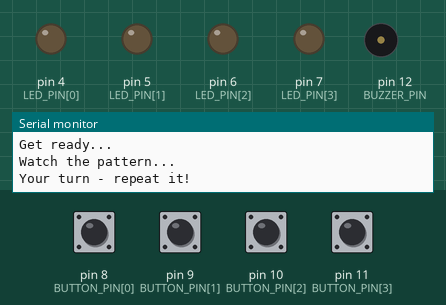
Bench run of a sketch on a simulated Arduino Uno, built with avr-gcc and run on an emulated ATmega328P. On the bench: output pins drawn as LEDs (lit = HIGH), buzzer (waves = sounding), the last lines printed to the serial monitor. Inputs (shaded band) come from the test bench; at power-on: pin 8 (BUTTON_PIN[0]), pin 9 (BUTTON_PIN[1]), pin 10 (BUTTON_PIN[2]), pin 11 (BUTTON_PIN[3]) HIGH. Random numbers use the default seed unless the sketch sets one.

Above: at 2.9 s.
3.0 s: pin 8 (BUTTON_PIN[0]) pulled LOW for 0.15 s
At 4.3 s:
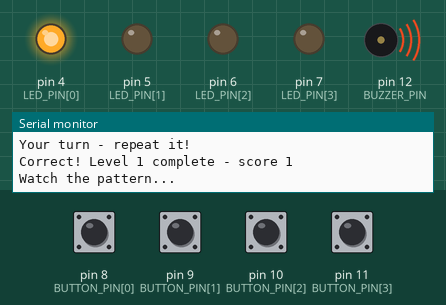
At 4.8 s:
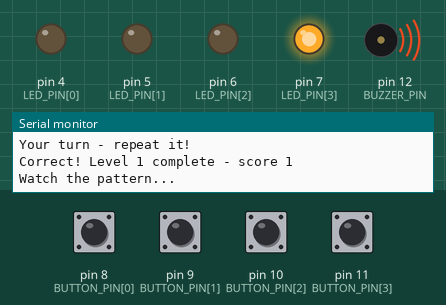
6.1 s: pin 9 (BUTTON_PIN[1]) pulled LOW for 0.15 s
At 7.02 s:
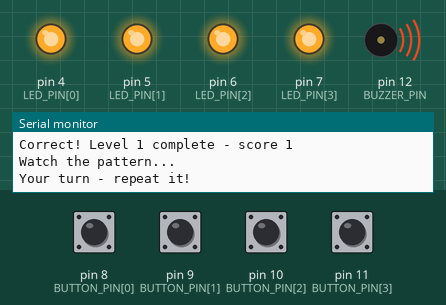
Timing chart, 0 to 9.1 s (numbered marks = the images above; inputs shaded):
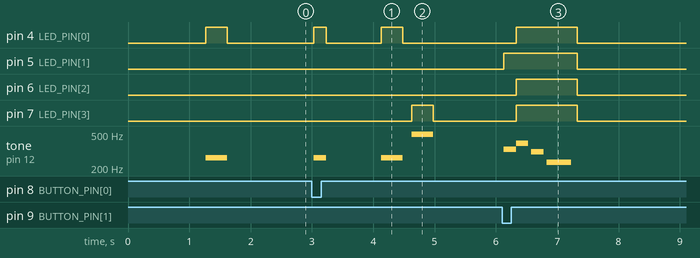

Measured:
- after the input at 3.0 s, pin 4 (LED_PIN[0]): LOW → HIGH at once, → LOW 0.20 s later, → HIGH 0.90 s later, → LOW 0.35 s later; pin 7 (LED_PIN[3]): LOW → HIGH after 1.6 s, → LOW 0.35 s later; tone on pin 12 (BUZZER_PIN): plays 262 Hz for 0.20 s, 262 Hz for 0.35 s, 494 Hz for 0.35 s, starting at once
- after the input at 6.1 s, pin 4 (LED_PIN[0]), pin 6 (LED_PIN[2]), pin 7 (LED_PIN[3]): LOW → HIGH after 0.23 s, → LOW 1.0 s later; pin 5 (LED_PIN[1]): LOW → HIGH at once, → LOW 1.2 s later; tone on pin 12 (BUZZER_PIN): plays 330 Hz for 0.20 s, 392 Hz for 0.20 s, 311 Hz for 0.20 s, 233 Hz for 0.40 s, starting at once

The sketch:

LED-Memory-Pattern-Game.ino
```cpp
// 055 - LED Memory Pattern Game
// A Simon-style memory game. The Arduino shows a pattern of flashing LEDs with
// matching tones, one step longer every round, and you must repeat it exactly.
// Get it wrong and a losing jingle plays; every correct repeat adds a point.
// Board: Arduino Uno
//
// Wiring:
//   4 LEDs -> pins 4, 5, 6 and 7 (anode to the pin through a 220 ohm resistor,
//             cathode to GND)
//   4 buttons -> pins 8, 9, 10 and 11 (each button shorts its pin to GND,
//             internal pull-ups are enabled)
//   Passive buzzer (+) -> pin 12, buzzer (-) -> GND
//
// Each LED has its own tone, so you can also play the game by sound alone.

// ------------------------------ Pin constants ------------------------------
const byte STEP_COUNT = 4;                              // number of different buttons/LEDs
const byte LED_PIN[STEP_COUNT] = {4, 5, 6, 7};          // the four indicator LEDs
const byte BUTTON_PIN[STEP_COUNT] = {8, 9, 10, 11};     // the four answer buttons
const byte BUZZER_PIN = 12;                             // passive buzzer for the tones

// ------------------------------ Game constants -----------------------------
const int TONE_HZ[STEP_COUNT] = {262, 330, 392, 494};   // C4, D4, G4, B4 - one per step
const byte MAX_LEVEL = 32;                              // pattern array size / target length
const unsigned long DEBOUNCE_MS = 30;
const unsigned long STEP_FLASH_MS = 350;                // LED on time while showing the pattern
const unsigned long STEP_GAP_MS = 150;                  // gap between two pattern steps

// ------------------------------ Game state ---------------------------------
byte sequence[MAX_LEVEL];  // the pattern to remember, grows by one every round
byte level = 0;            // how many steps are in the current pattern
byte inputIndex = 0;       // how many steps the player has entered correctly so far
bool acceptingInput = false; // true while it is the player's turn

// Button debounce state
bool buttonRaw[STEP_COUNT];
bool buttonStable[STEP_COUNT];
unsigned long buttonLastChange[STEP_COUNT];

// Returns the index (0-3) of the button just pressed, or -1 if none
int readButtonPress(unsigned long now) {
  int found = -1;

  for (byte i = 0; i < STEP_COUNT; i++) {
    bool reading = digitalRead(BUTTON_PIN[i]);  // LOW = pressed

    if (reading != buttonRaw[i]) {
      buttonRaw[i] = reading;
      buttonLastChange[i] = now;
    }

    if ((now - buttonLastChange[i]) >= DEBOUNCE_MS && reading != buttonStable[i]) {
      buttonStable[i] = reading;
      if (buttonStable[i] == LOW && found == -1) found = i;
    }
  }
  return found;
}

// Lights one LED and plays its tone for a moment
void flashStep(byte index, unsigned long onMs) {
  digitalWrite(LED_PIN[index], HIGH);
  tone(BUZZER_PIN, TONE_HZ[index]);
  delay(onMs);
  noTone(BUZZER_PIN);
  digitalWrite(LED_PIN[index], LOW);
}

// Replays the whole pattern so far for the player to watch
void showPattern() {
  Serial.println("Watch the pattern...");
  delay(400);

  for (byte i = 0; i < level; i++) {
    flashStep(sequence[i], STEP_FLASH_MS);
    delay(STEP_GAP_MS);
  }

  Serial.println("Your turn - repeat it!");
}

void addToSequence() {
  sequence[level] = random(0, STEP_COUNT);  // pick a new random step
  level++;
  inputIndex = 0;
  showPattern();
  acceptingInput = true;
}

void loseJingle() {
  noTone(BUZZER_PIN);
  tone(BUZZER_PIN, 392, 200);
  delay(250);
  tone(BUZZER_PIN, 311, 200);
  delay(250);
  tone(BUZZER_PIN, 233, 400);  // falling pitch tells you the game is over
  delay(500);
  noTone(BUZZER_PIN);
}

void gameOver() {
  acceptingInput = false;

  // Flash every LED so the failure is obvious
  for (byte i = 0; i < STEP_COUNT; i++) digitalWrite(LED_PIN[i], HIGH);
  loseJingle();
  for (byte i = 0; i < STEP_COUNT; i++) digitalWrite(LED_PIN[i], LOW);

  Serial.println("GAME OVER - wrong step!");
  Serial.print("You reached level ");
  Serial.print(level);
  Serial.print(" with a score of ");
  Serial.print(level - 1);
  Serial.println(" points.");
}

void resetGame() {
  level = 0;
  inputIndex = 0;
  acceptingInput = false;
  for (byte i = 0; i < STEP_COUNT; i++) digitalWrite(LED_PIN[i], LOW);

  Serial.println();
  Serial.println("--- New game ---");
  Serial.println("Get ready...");
  delay(800);
  addToSequence();  // level becomes 1 and the first step is shown
}

void handlePlayerPress(byte index) {
  // Echo the player's choice: flash the LED and play the tone
  flashStep(index, 200);

  if (index != sequence[inputIndex]) {
    gameOver();
    return;
  }

  inputIndex++;

  // The whole pattern has been repeated correctly
  if (inputIndex == level) {
    acceptingInput = false;
    Serial.print("Correct! Level ");
    Serial.print(level);
    Serial.print(" complete - score ");
    Serial.println(level);
    delay(500);

    if (level >= MAX_LEVEL) {
      Serial.println("MAXIMUM LEVEL REACHED - you are a memory champion!");
      resetGame();
    } else {
      addToSequence();  // pattern grows by one step
    }
  }
}

void setup() {
  Serial.begin(9600);
  randomSeed(analogRead(A0));  // seed from noise on A0 so every game differs

  for (byte i = 0; i < STEP_COUNT; i++) {
    pinMode(LED_PIN[i], OUTPUT);
    digitalWrite(LED_PIN[i], LOW);
    pinMode(BUTTON_PIN[i], INPUT_PULLUP);
    buttonRaw[i] = digitalRead(BUTTON_PIN[i]);
    buttonStable[i] = buttonRaw[i];
    buttonLastChange[i] = millis();
  }

  pinMode(BUZZER_PIN, OUTPUT);
  noTone(BUZZER_PIN);

  Serial.println("=== LED Memory Pattern Game ===");
  Serial.println("Repeat the flashing pattern. It grows one step every round.");

  resetGame();
}

void loop() {
  if (!acceptingInput) return;  // the Arduino is busy showing the pattern

  int pressed = readButtonPress(millis());
  if (pressed >= 0) {
    handlePlayerPress((byte)pressed);
  }
}
```
